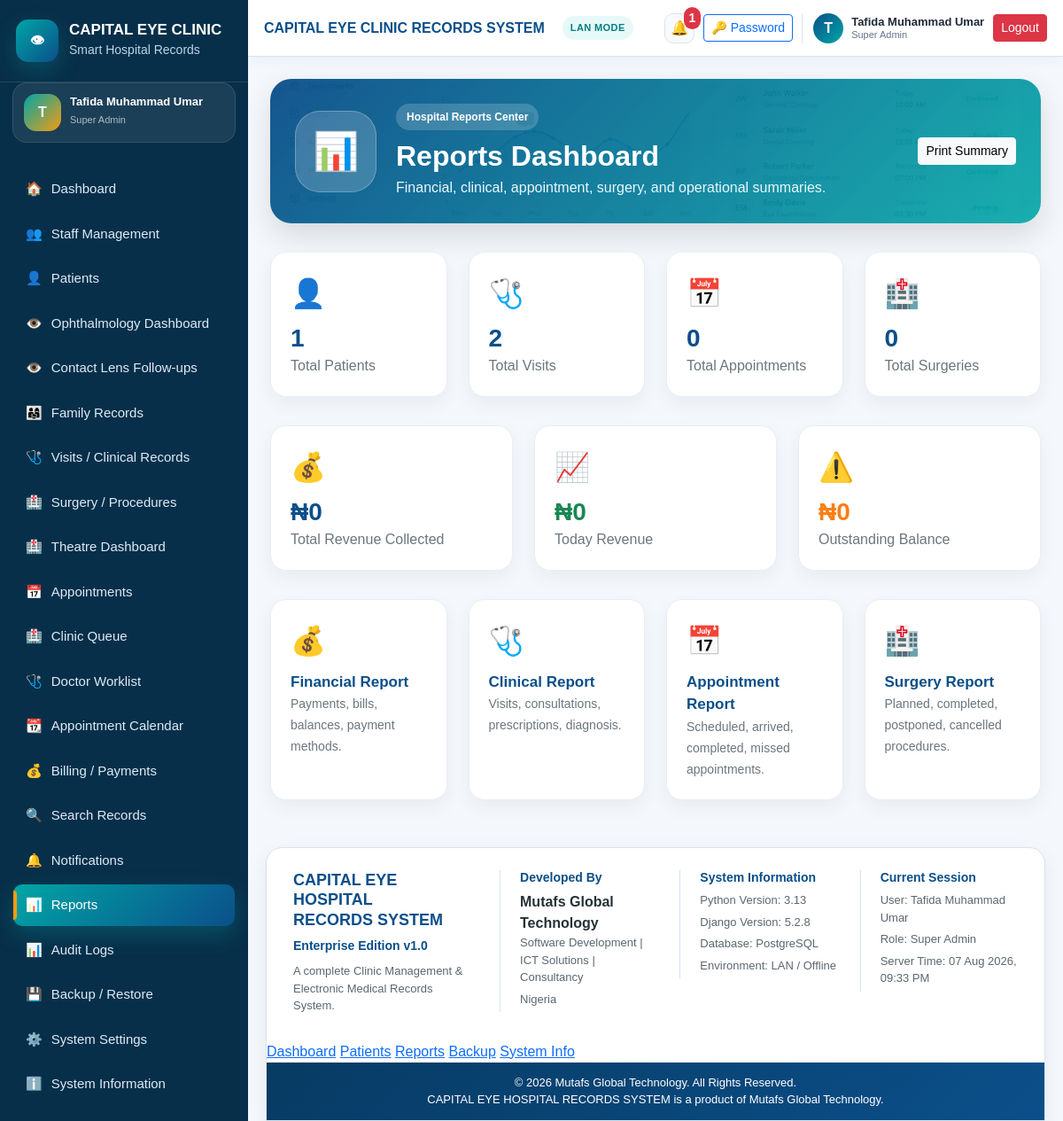
/patients/reports/ (signed in), run on the app's committed database.
### settings_app/models.py (models this page shows, shortened)
class SystemSetting(models.Model):
    hospital_name = models.CharField(
        max_length=200,
        default="CAPITAL EYE HOSPITAL",
    )
    system_name = models.CharField(
        max_length=200,
        default="CAPITAL EYE HOSPITAL RECORDS SYSTEM",
    )
    hospital_address = models.TextField(blank=True)
    hospital_phone = models.CharField(max_length=50, blank=True)
    hospital_email = models.EmailField(blank=True)
    receipt_footer = models.TextField(
        blank=True,
        default="Thank you for choosing Capital Eye Hospital.",
    )
    report_footer = models.TextField(
        blank=True,
        default="Generated from CAPITAL EYE HOSPITAL RECORDS SYSTEM.",
    )
    backup_reminder_text = models.CharField(
        max_length=255,
        default="Remember to backup clinic records regularly.",
    )
    default_currency = models.CharField(
        max_length=10,
        default="₦",
    )
    allow_duplicate_warning = models.BooleanField(default=True)
    enable_audit_logs = models.BooleanField(default=True)
    updated_at = models.DateTimeField(auto_now=True)
    class Meta:
        verbose_name = "System Setting"
        verbose_name_plural = "System Settings"
    @classmethod
    def get_settings(cls):
        obj, created = cls.objects.get_or_create(pk=1)
        return obj

### accounts/models.py (models this page shows, shortened)
class User(AbstractUser):
    class Role(models.TextChoices):
        SUPER_ADMIN = "SUPER_ADMIN", "Super Admin"
        HOSPITAL_ADMIN = "HOSPITAL_ADMIN", "Hospital Admin"
        RECEPTIONIST = "RECEPTIONIST", "Receptionist"
        DOCTOR = "DOCTOR", "Doctor/Ophthalmologist"
        NURSE = "NURSE", "Nurse"
        CASHIER = "CASHIER", "Cashier/Accountant"
        RECORDS_OFFICER = "RECORDS_OFFICER", "Records Officer"
        LAB_STAFF = "LAB_STAFF", "Lab/Procedure Staff"
        VIEWER = "VIEWER", "Viewer/Auditor"
    role = models.CharField(
        max_length=30,
        choices=Role.choices,
        default=Role.VIEWER,
    )
    phone_number = models.CharField(max_length=20, blank=True)
    staff_id = models.CharField(max_length=30, blank=True, unique=True, null=True)
    department = models.CharField(max_length=100, blank=True)
    must_change_password = models.BooleanField(default=False)
    is_active_staff = models.BooleanField(default=True)
    created_at = models.DateTimeField(auto_now_add=True)
    updated_at = models.DateTimeField(auto_now=True)
    class Meta:
        ordering = ["first_name", "last_name", "username"]

### patients/views.py (the view)
# urls.py: path("reports/", views.reports_dashboard, name="reports_dashboard"),
@login_required
def reports_dashboard(request):
    today = timezone.localdate()
    total_patients = Patient.objects.count()
    total_visits = PatientVisit.objects.count()
    total_appointments = Appointment.objects.count()
    total_surgeries = SurgeryProcedure.objects.count()
    total_bills = Bill.objects.count()
    total_revenue = Payment.objects.aggregate(
        total=Sum("amount")
    )["total"] or 0
    today_revenue = Payment.objects.filter(
        payment_date__date=today
    ).aggregate(
        total=Sum("amount")
    )["total"] or 0
    outstanding_balance = sum(
        bill.balance
        for bill in Bill.objects.exclude(status=Bill.BillStatus.PAID).exclude(status=Bill.BillStatus.CANCELLED)
    )
    return render(request, "patients/reports_dashboard.html", {
        "today": today,
        "total_patients": total_patients,
        "total_visits": total_visits,
        "total_appointments": total_appointments,
        "total_surgeries": total_surgeries,
        "total_bills": total_bills,
        "total_revenue": total_revenue,
        "today_revenue": today_revenue,
        "outstanding_balance": outstanding_balance,
    })

### notifications/context_processors.py (called while the page is built)
def notification_context(request):
    if not request.user.is_authenticated:
        return {
            "unread_notifications_count": 0,
            "recent_notifications": [],
        }
    notifications = Notification.objects.filter(
        recipient=request.user,
        is_read=False,
    ) | Notification.objects.filter(
        is_global=True,
        is_read=False,
    )
    notifications = notifications.order_by("-created_at")
    return {
        "unread_notifications_count": notifications.count(),
        "recent_notifications": notifications[:5],
    }

### templates/patients/reports_dashboard.html (shortened to what this page needs)
{% extends "base.html" %}
{% block content %}
<div class="reports-hero">
    <div class="reports-icon">📊</div>
    <div class="reports-main">
        <span class="reports-label">Hospital Reports Center</span>
        <h2>Reports Dashboard</h2>
        <p>Financial, clinical, appointment, surgery, and operational summaries.</p>
    </div>
    <div class="reports-actions">
        <button onclick="window.print()" class="btn btn-light btn-sm no-print">Print Summary</button>
    </div>
</div>
<div class="row g-4 mt-2">
    <div class="col-xl-3 col-md-6">
        <div class="report-stat-card">
            <span>👤</span>
            <h3>{{ total_patients }}</h3>
            <p>Total Patients</p>
        </div>
    </div>
    <div class="col-xl-3 col-md-6">
        <div class="report-stat-card">
            <span>🩺</span>
            <h3>{{ total_visits }}</h3>
            <p>Total Visits</p>
        </div>
    </div>
    <div class="col-xl-3 col-md-6">
        <div class="report-stat-card">
            <span>📅</span>
            <h3>{{ total_appointments }}</h3>
            <p>Total Appointments</p>
        </div>
    </div>
    <div class="col-xl-3 col-md-6">
        <div class="report-stat-card">
            <span>🏥</span>
            <h3>{{ total_surgeries }}</h3>
            <p>Total Surgeries</p>
        </div>
    </div>
</div>
<div class="row g-4 mt-2">
    <div class="col-xl-4 col-md-6">
        <div class="report-money-card">
            <span>💰</span>
            <h3>₦{{ total_revenue }}</h3>
            <p>Total Revenue Collected</p>
        </div>
    </div>
    <div class="col-xl-4 col-md-6">
        <div class="report-money-card success">
            <span>📈</span>
            <h3>₦{{ today_revenue }}</h3>
            <p>Today Revenue</p>
        </div>
    </div>
    <div class="col-xl-4 col-md-6">
        <div class="report-money-card warning">
            <span>⚠️</span>
            <h3>₦{{ outstanding_balance }}</h3>
            <p>Outstanding Balance</p>
        </div>
    </div>
</div>
<div class="row g-4 mt-2">
    <div class="col-lg-3 col-md-6">
        <a href="{% url 'financial_report' %}" class="report-link-card">
            <span>💰</span>
            <strong>Financial Report</strong>
            <small>Payments, bills, balances, payment methods.</small>
        </a>
    </div>
    <div class="col-lg-3 col-md-6">
        <a href="{% url 'clinical_report' %}" class="report-link-card">
            <span>🩺</span>
            <strong>Clinical Report</strong>
            <small>Visits, consultations, prescriptions, diagnosis.</small>
        </a>
    </div>
    <div class="col-lg-3 col-md-6">
        <a href="{% url 'appointment_report' %}" class="report-link-card">
            <span>📅</span>
            <strong>Appointment Report</strong>
            <small>Scheduled, arrived, completed, missed appointments.</small>
        </a>
    </div>
    <div class="col-lg-3 col-md-6">
        <a href="{% url 'surgery_report' %}" class="report-link-card">
            <span>🏥</span>
            <strong>Surgery Report</strong>
            <small>Planned, completed, postponed, cancelled procedures.</small>
        </a>
    </div>
</div>
{% endblock %}

### templates/base.html (shortened to what this page needs)
{% load static %}
<!DOCTYPE html>
<html lang="en">
<head>
    <link href="{% static 'css/bootstrap.min.css' %}" rel="stylesheet">
    <link href="{% static 'css/app.css' %}?v=20260802-4" rel="stylesheet">
</head>
<body>
{% if user.is_authenticated %}
<div class="app-wrapper">
    <aside class="sidebar" id="sidebar">
        <div class="sidebar-brand">
            <div class="brand-logo eye-brand-logo">👁</div>
            <div>
                <h5>{{ system_settings.hospital_name|default:"CAPITAL EYE" }}</h5>
                <small>Smart Hospital Records</small>
            </div>
        </div>
        <div class="sidebar-user-mini">
            <div class="sidebar-user-avatar">
                {{ request.user.get_full_name|default:request.user.username|slice:":1"|upper }}
            </div>
            <div>
                <strong>{{ request.user.get_full_name|default:request.user.username }}</strong>
                <small>{{ request.user.get_role_display }}</small>
            </div>
        </div>
        <nav class="sidebar-nav">
            <a href="{% url 'dashboard' %}"
               class="nav-link-item {% if request.resolver_match.url_name == 'dashboard' %}active{% endif %}">
                <span>🏠</span> Dashboard
            </a>
            <a href="{% url 'staff_dashboard' %}"
               class="nav-link-item {% if 'staff' in request.resolver_match.url_name %}active{% endif %}">
                <span>👥</span> Staff Management
            </a>
            <a href="{% url 'patient_list' %}"
               class="nav-link-item {% if request.resolver_match.url_name == 'patient_list' or request.resolver_match.url_name == 'patient_create' or request.resolver_match.url_name == 'patient_detail' %}active{% endif %}">
                <span>👤</span> Patients
            </a>
            <a href="{% url 'ophthalmology_dashboard' %}"
               class="nav-link-item {% if request.resolver_match.url_name == 'ophthalmology_dashboard' %}active{% endif %}">
                <span>👁️</span> Ophthalmology Dashboard
            </a>
            <a href="{% url 'contact_lens_follow_up_queue' %}"
               class="nav-link-item {% if request.resolver_match.url_name == 'contact_lens_follow_up_queue' %}active{% endif %}">
                <span>👁️</span> Contact Lens Follow-ups
            </a>
            <a href="{% url 'family_group_list' %}" class="nav-link-item">
                <span>👨‍👩‍👧</span> Family Records
            </a>
            <a href="{% url 'visit_list' %}" class="nav-link-item">
                <span>🩺</span> Visits / Clinical Records
            </a>
            <a href="{% url 'surgery_list' %}" class="nav-link-item">
                <span>🏥</span> Surgery / Procedures
            </a>
            <a href="{% url 'surgery_theatre_dashboard' %}" class="nav-link-item">
                <span>🏥</span> Theatre Dashboard
            </a>
            <a href="{% url 'appointment_list' %}" class="nav-link-item">
                <span>📅</span> Appointments
            </a>
            <a href="{% url 'clinic_queue' %}" class="nav-link-item">
                <span>🏥</span> Clinic Queue
            </a>
            <a href="{% url 'doctor_worklist' %}" class="nav-link-item">
                <span>🩺</span> Doctor Worklist
            </a>
            <a href="{% url 'appointment_calendar' %}" class="nav-link-item">
                <span>📆</span> Appointment Calendar
            </a>
            <a href="{% url 'bill_list' %}" class="nav-link-item">
                <span>💰</span> Billing / Payments
            </a>
            <a href="{% url 'global_search' %}" class="nav-link-item">
                <span>🔍</span> Search Records
            </a>
            <a href="{% url 'notification_list' %}"
               class="nav-link-item {% if 'notification' in request.resolver_match.url_name %}active{% endif %}">
                <span>🔔</span> Notifications
            </a>
            <a href="{% url 'reports_dashboard' %}"
               class="nav-link-item {% if 'report' in request.resolver_match.url_name %}active{% endif %}">
                <span>📊</span> Reports
            </a>
            <a href="{% url 'audit_log_list' %}" class="nav-link-item">
                <span>📊</span> Audit Logs
            </a>
            <a href="{% url 'backup_dashboard' %}" class="nav-link-item">
                <span>💾</span> Backup / Restore
            </a>
            <a href="{% url 'system_setting_update' %}" class="nav-link-item">
                <span>⚙️</span> System Settings
            </a>
            <a href="{% url 'about_system' %}"
               class="nav-link-item {% if request.resolver_match.url_name == 'about_system' %}active{% endif %}">
                <span>ℹ️</span> System Information
            </a>
        </nav>
    </aside>
    <main class="main-content">
        <header class="topbar enterprise-topbar">
            <div class="topbar-title">
                <strong>{{ system_settings.system_name }}</strong>
                <span class="system-mode-badge">LAN MODE</span>
            </div>
            <div class="user-area enterprise-user-area">
                <a href="{% url 'notification_list' %}" class="topbar-icon-btn position-relative" title="Notifications">
                    🔔
                    {% if unread_notifications_count %}
                        <span class="notification-count-badge">{{ unread_notifications_count }}</span>
                    {% endif %}
                </a>
                <a href="{% url 'change_own_password' %}" class="btn btn-sm btn-outline-primary topbar-password-btn">
                    🔑 Password
                </a>
                <div class="topbar-user-card">
                    <div class="topbar-avatar">
                        {{ request.user.get_full_name|default:request.user.username|slice:":1"|upper }}
                    </div>
                    <div class="topbar-user-text">
                        <strong>{{ request.user.get_full_name|default:request.user.username }}</strong>
                        <small>{{ request.user.get_role_display }}</small>
                    </div>
                </div>
                <a href="{% url 'logout' %}" class="btn btn-sm btn-danger">
                    Logout
                </a>
            </div>
        </header>
        <section class="page-content page-transition">
            {% block content %}{% endblock %}
        </section>
        <footer class="enterprise-footer">
            <div class="enterprise-footer-grid">
                <div class="footer-brand">
                    <h5>CAPITAL EYE HOSPITAL<br>RECORDS SYSTEM</h5>
                    <p>Enterprise Edition v1.0</p>
                    <small>
                        A complete Clinic Management & Electronic Medical Records System.
                    </small>
                </div>
                <div class="footer-section">
                    <h6>Developed By</h6>
                    <strong>Mutafs Global Technology</strong>
                    <p>Software Development | ICT Solutions | Consultancy</p>
                    <small>Nigeria</small>
                </div>
                <div class="footer-section">
                    <h6>System Information</h6>
                    <p>Python Version: 3.13</p>
                    <p>Django Version: 5.2.8</p>
                    <p>Database: PostgreSQL</p>
                    <p>Environment: LAN / Offline</p>
                </div>
                <div class="footer-section">
                    <h6>Current Session</h6>
                    <p>User: {{ request.user.get_full_name|default:request.user.username }}</p>
                    <p>Role: {{ request.user.get_role_display }}</p>
                    <p>Server Time: {% now "d M Y, h:i A" %}</p>
                </div>
            </div>
            <div class="enterprise-footer-links">
                <a href="{% url 'dashboard' %}">Dashboard</a>
                <a href="{% url 'patient_list' %}">Patients</a>
                <a href="{% url 'reports_dashboard' %}">Reports</a>
                <a href="{% url 'backup_dashboard' %}">Backup</a>
                <a href="{% url 'about_system' %}">System Info</a>
            </div>
            <div class="enterprise-footer-bottom">
                © {% now "Y" %} Mutafs Global Technology. All Rights Reserved.
                <br>
                CAPITAL EYE HOSPITAL RECORDS SYSTEM is a product of Mutafs Global Technology.
            </div>
        </footer>
    </main>
</div>
{% else %}
    {% block public_content %}{% endblock %}
{% endif %}
</body>
</html>

### data on the page
SystemSetting: hospital_name "CAPITAL EYE CLINIC", system_name "CAPITAL EYE CLINIC RECORDS SYSTEM"
User: user.get_full_name "T", user.get_full_name "Tafida Muhammad Umar", user.role "Super Admin"

### other printed values
{{ unread_notifications_count }} "1"
{{ total_patients }} "1"
{{ total_visits }} "2"
{{ total_appointments }} "0"
{{ total_surgeries }} "0"
{{ total_revenue }} "0"
{{ today_revenue }} "0"
{{ outstanding_balance }} "0"
